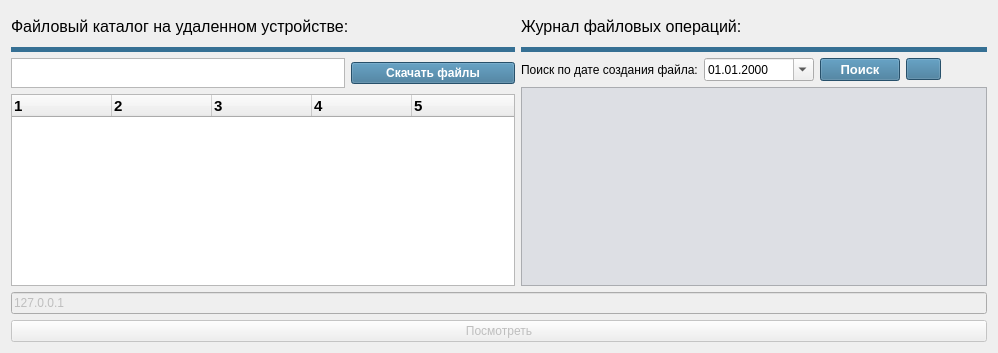
        <widget class="QWidget" name="tab_2">
         <attribute name="icon">
          <iconset resource="res.qrc">
           <normaloff>:/new/image/images/icons8-добавить-свойство-32.png</normaloff>:/new/image/images/icons8-добавить-свойство-32.png</iconset>
         </attribute>
         <attribute name="title">
          <string>ДОБАВЛЕНИЕ ЗАПИСЕЙ</string>
         </attribute>
         <layout class="QVBoxLayout" name="verticalLayout_3">
          <item>
           <layout class="QGridLayout" name="gridLayout_6">
            <item row="1" column="0">
             <layout class="QGridLayout" name="gridLayout_2">
              <item row="0" column="0" colspan="3">
               <widget class="QLabel" name="label_5">
                <property name="minimumSize">
                 <size>
                  <width>0</width>
                  <height>5</height>
                 </size>
                </property>
                <property name="maximumSize">
                 <size>
                  <width>16777215</width>
                  <height>5</height>
                 </size>
                </property>
                <property name="styleSheet">
                 <string notr="true">background-color: rgb(54, 112, 148);
border-width: 2px;
border-color: beige;</string>
                </property>
                <property name="text">
                 <string/>
                </property>
               </widget>
              </item>
              <item row="1" column="0" colspan="2">
               <widget class="QTextBrowser" name="textBrowser">
                <property name="minimumSize">
                 <size>
                  <width>0</width>
                  <height>30</height>
                 </size>
                </property>
                <property name="maximumSize">
                 <size>
                  <width>16777215</width>
                  <height>30</height>
                 </size>
                </property>
                <property name="styleSheet">
                 <string notr="true"/>
                </property>
                <property name="html">
                 <string>&lt;!DOCTYPE HTML PUBLIC &quot;-//W3C//DTD HTML 4.0//EN&quot; &quot;http://www.w3.org/TR/REC-html40/strict.dtd&quot;&gt;
&lt;html&gt;&lt;head&gt;&lt;meta name=&quot;qrichtext&quot; content=&quot;1&quot; /&gt;&lt;style type=&quot;text/css&quot;&gt;
p, li { white-space: pre-wrap; }
&lt;/style&gt;&lt;/head&gt;&lt;body style=&quot; font-family:'Arimo'; font-size:11pt; font-weight:600; font-style:normal;&quot;&gt;
&lt;p style=&quot;-qt-paragraph-type:empty; margin-top:0px; margin-bottom:0px; margin-left:0px; margin-right:0px; -qt-block-indent:0; text-indent:0px; font-family:'Verdana'; font-size:10pt; font-weight:400;&quot;&gt;&lt;br /&gt;&lt;/p&gt;&lt;/body&gt;&lt;/html&gt;</string>
                </property>
               </widget>
              </item>
              <item row="1" column="2">
               <widget class="QPushButton" name="connectButton">
                <property name="font">
                 <font>
                  <weight>75</weight>
                  <bold>true</bold>
                 </font>
                </property>
                <property name="styleSheet">
                 <string notr="true">background-color: rgb(54, 112, 148);
border-width: 2px;
border-color: beige;
color: #ffffff;</string>
                </property>
                <property name="text">
                 <string>Скачать файлы</string>
                </property>
               </widget>
              </item>
              <item row="5" column="0" rowspan="2" colspan="3">
               <widget class="QTreeWidget" name="fileList">
                <property name="minimumSize">
                 <size>
                  <width>504</width>
                  <height>0</height>
                 </size>
                </property>
                <property name="maximumSize">
                 <size>
                  <width>504</width>
                  <height>16777215</height>
                 </size>
                </property>
                <property name="font">
                 <font>
                  <pointsize>11</pointsize>
                  <weight>75</weight>
                  <bold>true</bold>
                 </font>
                </property>
                <property name="styleSheet">
                 <string notr="true"/>
                </property>
                <property name="lineWidth">
                 <number>1</number>
                </property>
                <property name="columnCount">
                 <number>5</number>
                </property>
                <column>
                 <property name="text">
                  <string notr="true">1</string>
                 </property>
                </column>
                <column>
                 <property name="text">
                  <string notr="true">2</string>
                 </property>
                </column>
                <column>
                 <property name="text">
                  <string notr="true">3</string>
                 </property>
                </column>
                <column>
                 <property name="text">
                  <string notr="true">4</string>
                 </property>
                </column>
                <column>
                 <property name="text">
                  <string notr="true">5</string>
                 </property>
                </column>
               </widget>
              </item>
             </layout>
            </item>
            <item row="0" column="0">
             <widget class="QLabel" name="ftpServerLabel">
              <property name="enabled">
               <bool>true</bool>
              </property>
              <property name="minimumSize">
               <size>
                <width>0</width>
                <height>30</height>
               </size>
              </property>
              <property name="maximumSize">
               <size>
                <width>16777215</width>
                <height>30</height>
               </size>
              </property>
              <property name="font">
               <font>
                <pointsize>12</pointsize>
               </font>
              </property>
              <property name="text">
               <string>Файловый каталог на удаленном устройстве:</string>
              </property>
             </widget>
            </item>
            <item row="0" column="1">
             <widget class="QLabel" name="Name_log">
              <property name="minimumSize">
               <size>
                <width>0</width>
                <height>30</height>
               </size>
              </property>
              <property name="maximumSize">
               <size>
                <width>16777215</width>
                <height>30</height>
               </size>
              </property>
              <property name="font">
               <font>
                <pointsize>12</pointsize>
               </font>
              </property>
              <property name="text">
               <string>Журнал файловых операций:</string>
              </property>
             </widget>
            </item>
            <item row="1" column="1">
             <layout class="QGridLayout" name="gridLayout_4">
              <item row="1" column="2">
               <widget class="QDateEdit" name="poisk_dateEdit">
                <property name="minimumSize">
                 <size>
                  <width>110</width>
                  <height>0</height>
                 </size>
                </property>
                <property name="maximumSize">
                 <size>
                  <width>110</width>
                  <height>16777215</height>
                 </size>
                </property>
                <property name="displayFormat">
                 <string notr="true">dd.MM.yyyy</string>
                </property>
                <property name="calendarPopup">
                 <bool>true</bool>
                </property>
               </widget>
              </item>
              <item row="1" column="3">
               <widget class="QPushButton" name="poisk_Button">
                <property name="minimumSize">
                 <size>
                  <width>80</width>
                  <height>0</height>
                 </size>
                </property>
                <property name="maximumSize">
                 <size>
                  <width>80</width>
                  <height>16777215</height>
                 </size>
                </property>
                <property name="font">
                 <font>
                  <pointsize>10</pointsize>
                  <weight>75</weight>
                  <bold>true</bold>
                 </font>
                </property>
                <property name="styleSheet">
                 <string notr="true">background-color: rgb(54, 112, 148);
border-width: 2px;
border-color: beige;
color: #ffffff;</string>
                </property>
                <property name="text">
                 <string>Поиск</string>
                </property>
               </widget>
              </item>
              <item row="1" column="1">
               <widget class="QLabel" name="poisk_label">
                <property name="text">
                 <string>Поиск по дате создания файла:</string>
                </property>
               </widget>
              </item>
              <item row="1" column="4">
               <widget class="QPushButton" name="updateButton">
                <property name="minimumSize">
                 <size>
                  <width>35</width>
                  <height>0</height>
                 </size>
                </property>
                <property name="maximumSize">
                 <size>
                  <width>35</width>
                  <height>16777215</height>
                 </size>
                </property>
                <property name="styleSheet">
                 <string notr="true">background-color: rgb(54, 112, 148);
border-width: 2px;
border-color: beige;
color: #ffffff;</string>
                </property>
                <property name="text">
                 <string/>
                </property>
                <property name="icon">
                 <iconset resource="res.qrc">
                  <normaloff>:/new/image/images/icons8-перезапуск-40.png</normaloff>:/new/image/images/icons8-перезапуск-40.png</iconset>
                </property>
                <property name="iconSize">
                 <size>
                  <width>29</width>
                  <height>18</height>
                 </size>
                </property>
               </widget>
              </item>
              <item row="2" column="1" colspan="5">
               <widget class="QTableView" name="tableView_2">
                <property name="font">
                 <font>
                  <family>Arimo</family>
                  <pointsize>11</pointsize>
                  <weight>75</weight>
                  <bold>true</bold>
                 </font>
                </property>
                <property name="styleSheet">
                 <string notr="true">background-color: #dddfe4;</string>
                </property>
               </widget>
              </item>
              <item row="1" column="5">
               <spacer name="horizontalSpacer">
                <property name="orientation">
                 <enum>Qt::Horizontal</enum>
                </property>
                <property name="sizeHint" stdset="0">
                 <size>
                  <width>40</width>
                  <height>20</height>
                 </size>
                </property>
               </spacer>
              </item>
              <item row="0" column="1" colspan="5">
               <widget class="QLabel" name="label_6">
                <property name="minimumSize">
                 <size>
                  <width>0</width>
                  <height>5</height>
                 </size>
                </property>
                <property name="maximumSize">
                 <size>
                  <width>16777215</width>
                  <height>5</height>
                 </size>
                </property>
                <property name="styleSheet">
                 <string notr="true">background-color: rgb(54, 112, 148);
border-width: 2px;
border-color: beige;</string>
                </property>
                <property name="text">
                 <string/>
                </property>
               </widget>
              </item>
             </layout>
            </item>
           </layout>
          </item>
          <item>
           <widget class="QLineEdit" name="ftpServerLineEdit">
            <property name="enabled">
             <bool>false</bool>
            </property>
            <property name="text">
             <string>127.0.0.1</string>
            </property>
           </widget>
          </item>
          <item>
           <widget class="QPushButton" name="pushButton">
            <property name="enabled">
             <bool>false</bool>
            </property>
            <property name="text">
             <string>Посмотреть</string>
            </property>
           </widget>
          </item>
         </layout>
        </widget>
